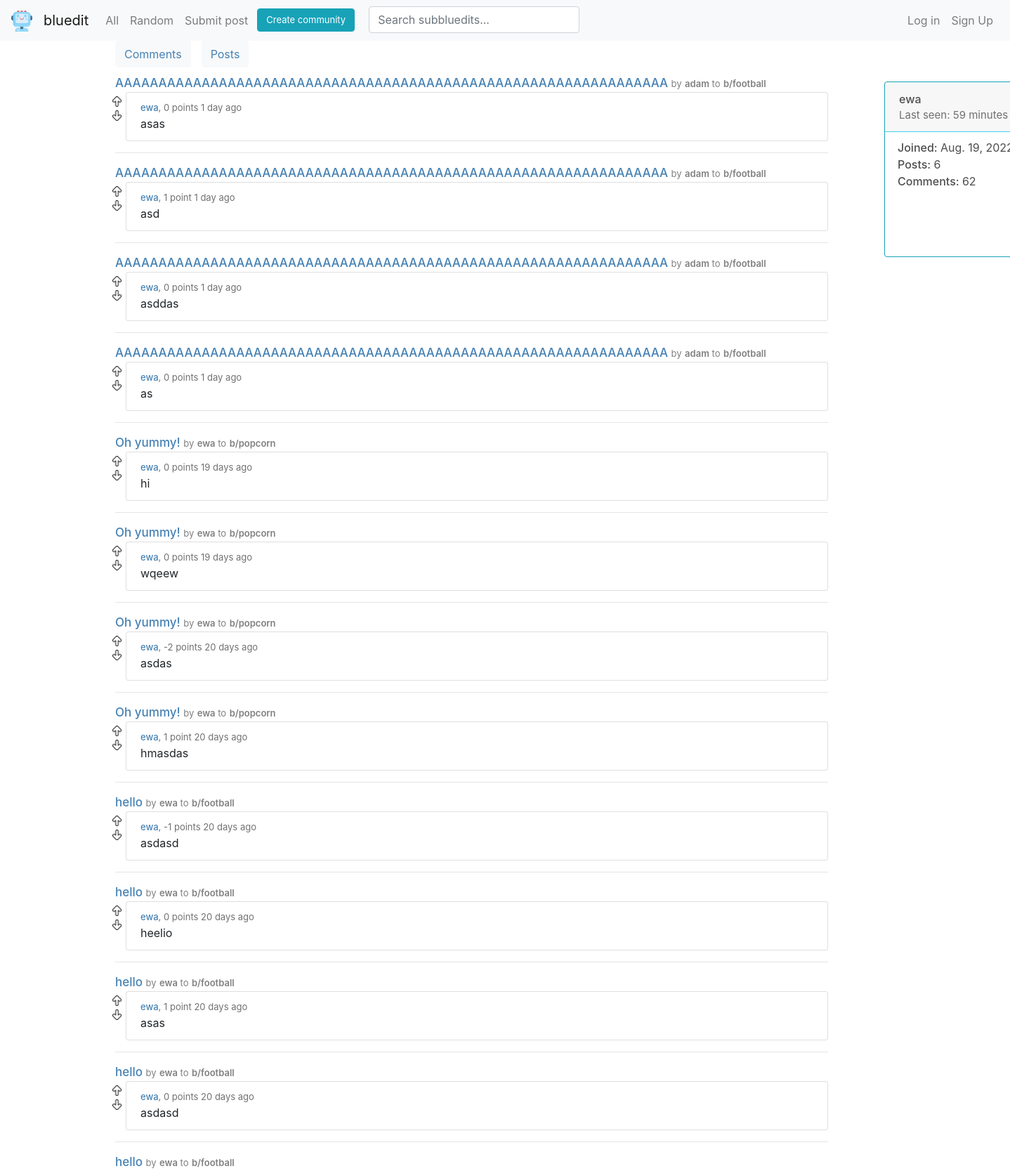
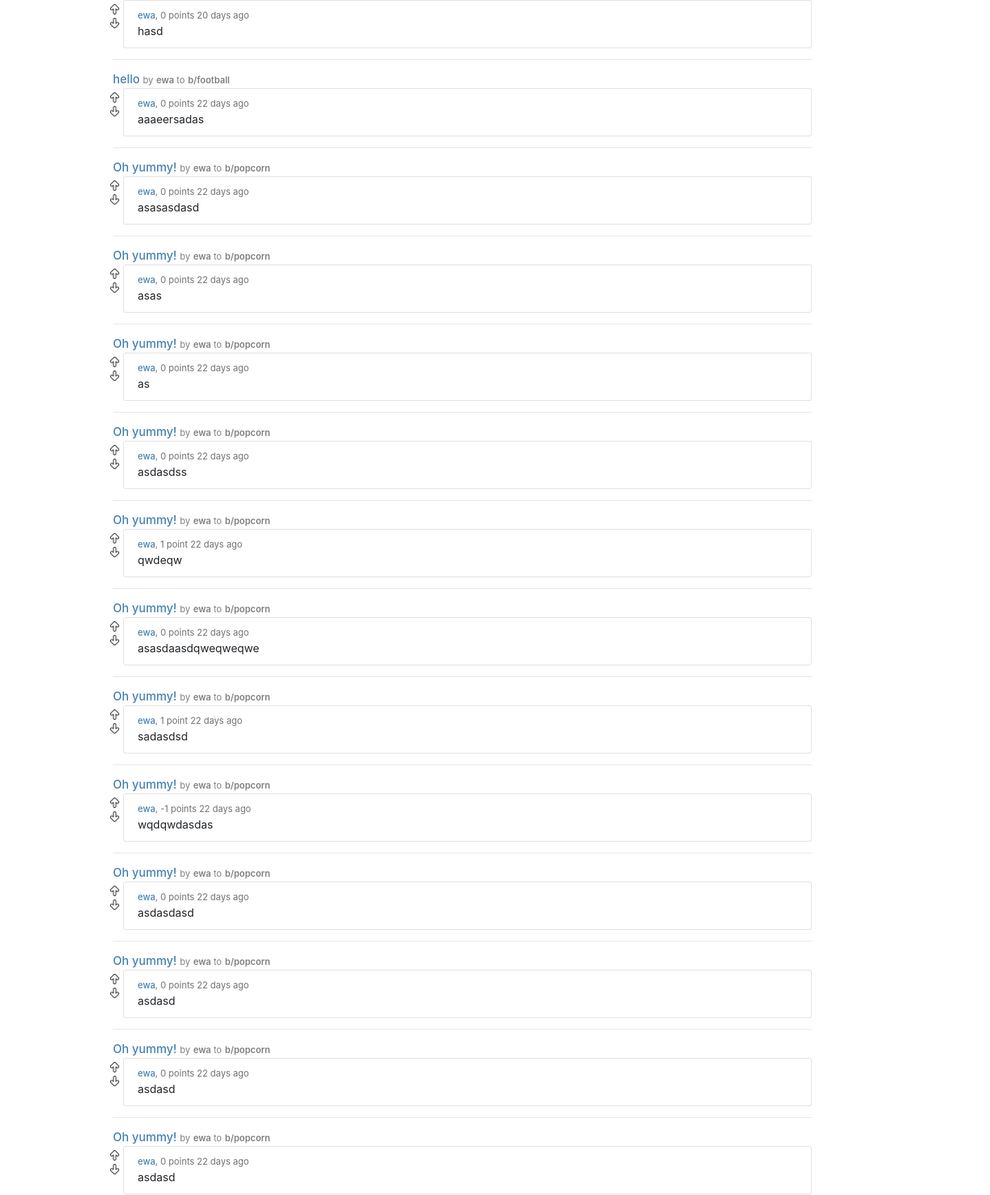
The page /user/ewa (upper part) on the database its author committed (2 pictures, top to bottom).
### bluedit/models.py (models this page shows)
class Comment(models.Model):
    text = models.CharField(max_length=512)
    user = models.ForeignKey(User, on_delete=models.CASCADE, related_name='comments')
    date = models.DateTimeField(auto_now_add=True)
    post = models.ForeignKey(Post, on_delete=models.CASCADE, related_name='comments')
    vote_count = models.IntegerField(default=0)
    parent = models.ForeignKey('self', on_delete=models.CASCADE, related_name='child', null=True, blank=True)
    tree_level = models.IntegerField(default=0, null=True, blank=True)
    class Meta:
        ordering = ['-date']

class Post(models.Model):
    title = models.CharField(max_length=64)
    description = models.CharField(max_length=512, null=True)
    image = models.URLField(null=True)
    date = models.DateTimeField(auto_now_add=True)
    user = models.ForeignKey(User, on_delete=models.CASCADE, related_name='posts')
    subbluedit = models.ForeignKey(Subbluedit, on_delete=models.CASCADE, related_name='posts')
    vote_count = models.IntegerField(default=0)
    class Meta:
        ordering = ['-date']

class User(AbstractUser):
    pass

class Subbluedit(models.Model):
    name = models.CharField(max_length=20, unique=True)
    description = models.CharField(max_length=128)
    user = models.ForeignKey(User, on_delete=models.CASCADE)
    members = models.ManyToManyField(User, default=None, related_name='subs')
    member_count = models.IntegerField(default=0)
    date = models.DateTimeField(auto_now_add=True)
    def __str__(self):
         return self.name

### bluedit/views.py (the view)
# urls.py: path('user/<str:username>', views.user, name='user'),
def user(request, username):
    profile_user = User.objects.get(username=username)
    user_id = request.user.id
    comments = profile_user.comments.all()
    votelist = []
    try:
        user = User.objects.get(pk=user_id)
        for comment in comments:
            if user.votes.filter(comment=comment).exists():
                vote_type = user.votes.get(comment=comment).vote_type
                votelist.append(vote_type)
            else:
                votelist.append(False)
    except User.DoesNotExist:
        for comment in comments:
            votelist.append(False)
    date_time_list = time_passed(comments)
    datelist = date_time_list[0]
    timeunit = date_time_list[1]
    zipped = zip(comments, votelist, datelist, timeunit)
    date = profile_user.date_joined.date()
    post_count = profile_user.posts.all().count()
    comment_count = profile_user.comments.all().count()
    list_of_two = date_to_time(profile_user.last_login)
    time = list_of_two[0]
    unit = list_of_two[1]
    unit.strip()
    return render(request, 'bluedit/user2.html', {
        'comments': comments,
        'profile_user': profile_user,
        'zipped': zipped,
        'date': date,
        'post_count': post_count,
        'comment_count': comment_count,
        'time': time,
        'unit': unit
    })

### bluedit/context_processors.py (called while the page is built)
def sub_list(request):
    try:
        user_id = request.user.id
        user = User.objects.get(pk=user_id)
        sub_list = user.subs.all()
        subs = []
        for sub in sub_list:
            subs.append(sub.name)
            sub_list = subs
    except User.DoesNotExist:
        sub_list = []
    return {
        'sub_list': sub_list
    }

### bluedit/templates/bluedit/user2.html (shortened to what this page needs)
{% extends 'bluedit/layout.html' %}
{% load crispy_forms_tags %}
{% load static %}
{% block body %}
<div class="submit-options">
    <div class="row">
      <button id='submit-option' hx-get="{% url 'user_option' profile_user.username 'comments' %}" hx-target="#submit-form" class="btn btn-light"><span class="submit-options-text">Comments</span></button>
      <button id='submit-option' hx-get="{% url 'user_option' profile_user.username 'posts' %}" hx-target="#submit-form" class="btn btn-light"><span class="submit-options-text"></class>Posts</span></button>
    </div>
</div>
<div class="row flex-nowrap">
  <div class="col-11">
    <div id="submit-form" hx-swap="innerHTML">
        {% for comment, vote_type, date, timeunit in zipped %}
        <a class='title-view' style="font-size: 17px;" href="{% url 'post' comment.post.id %}">{{comment.post.title}}</a> <span style="font-size: 13px; color: grey;" class="comment-text">by</span>
                <a style="font-size: 13px; color: grey; font-weight: 600;" href="{% url 'user' comment.post.user.username %}">{{comment.post.user.username}}</a><span style="font-size: 13px; color: grey;"class="comment-text"> to</span>
                <a style="font-size: 13px; color: grey; font-weight: 600;" href="{% url 'subbluedit' comment.post.subbluedit %}">b/{{comment.post.subbluedit}}</a>
        {% include 'bluedit/blocks/comment-block-no-tree.html' %}
        <hr>
        {% endfor %}
    </div>
  </div>
    {% include 'bluedit/blocks/card-block-user.html' %}
</div>
{% endblock %}

### bluedit/templates/bluedit/blocks/comment-block-no-tree.html (shortened to what this page needs)
{% load static %}
<div id='comment-block-{{comment.id}}' class="row">
    {% if user.is_authenticated %}
    <div hx-target="#comment-block-{{comment.id}}" hx-swap="outerHTML">
        <div class="vote-top" hx-headers='{"X-CSRFToken": "{{ csrf_token }}"}'>
            {% if vote_type == 'up' %}
            <a style='margin-bottom: 20px;' href="#" hx-put="{% url 'vote' 'comment' comment.id 'up' True %}"><img src="{% static 'images/arrow-up-full.png' %}" width="15" height="15" alt=""></a>
            {% else %}
            <a style='margin-bottom: 20px;' href="#" hx-put="{% url 'vote' 'comment' comment.id 'up' True %}"><img src="{% static 'images/arrow-up.png' %}" width="15" height="15" alt=""></a>
            {% endif %}
        </div>
        <div class="vote-bottom" hx-headers='{"X-CSRFToken": "{{ csrf_token }}"}'>
            {% if vote_type == 'down' %}
            <a href="#" hx-put="{% url 'vote' 'comment' comment.id 'down' True %}"><img src="{% static 'images/arrow-down-full.png' %}" width="15" height="15" alt=""></a>
            {% else %}
            <a href="#" hx-put="{% url 'vote' 'comment' comment.id 'down' True %}"><img src="{% static 'images/arrow-down.png' %}" width="15" height="15" alt=""></a>
            {% endif %}
        </div>
    </div>
    {% else %}
    <div>
        <div class="vote-top">
            <a href="{% url 'login' %}"><img src="{% static 'images/arrow-up.png' %}" width="15" height="15" alt=""></a>
        </div>
        <div class="vote-bottom">
            <a href="{% url 'login' %}"><img src="{% static 'images/arrow-down.png' %}" width="15" height="15" alt=""></a>
        </div>
    </div>
    {% endif %}
    <div class="col" style="padding-left: 5px;">
        <ul class="list-group-item" style='list-style: none;'>
            <li class="comment-top"><a id='name' href='{% url "user" comment.user.username %}'>{{comment.user.username}}</a>,
                <span>
                    {% if comment.vote_count == 1 %}
                    {{comment.vote_count}} point
                    {% else %}
                    {{comment.vote_count}} points
                    {% endif %}
                    {% if timeunit == 'second' %}
                     less than a minute ago
                    {% else %}
                    {{date}} {{timeunit}}{% if date != 1 %}s{% endif %} ago
                    {% endif %}
            </span>
            </li>
            <div hx-target="this" hx-swap="innerHTML">
                <li class="comment-text">{{comment.text}}</li>
            </div>
        </ul>
    </div>
</div>

### bluedit/templates/bluedit/blocks/card-block-user.html (shortened to what this page needs)
<div class="col-1">
    <div id='card' class="card border-info" style="max-width: 18rem; margin-left: 50px; height: 250px; width: 350px;">
        <div class="card-header" style="border-color: rgb(71, 209, 233);">
            <span style="font-weight: 500; color: rgb(78, 78, 78);">{{profile_user.username}}</span>
            <div style="font-size: 15px; color:rgb(114, 112, 112);">
                Last seen: {{time}} {{unit}}{% if time != 1 %}s {% endif %}
            </div>
        </div>
        <div class="card-text">
            <div>
                <span style="font-weight: 500;">Joined: </span> {{date}}
            </div>
            <div>
                <span style="font-weight: 500;">Posts: </span> {{post_count}}
            </div>
            <div>
                <span style="font-weight: 500;">Comments:  </span>{{comment_count}}
            </div>
    </div>
</div>

### bluedit/static/bluedit/styles.css (style rules this page uses)
ul, li { list-style: none; }
.title-view { font-size: 22px; color: #4682B4; font-weight: 500; width: 100%; overflow-wrap: anywhere; }
#name { color: #4682B4; font-weight: 500; }
.vote-top { margin-left: 10px; height: 15px; display: block; }
.vote-bottom { margin-top: 5px; margin-left: 10px; height: 15px; display: block; }
.comment-text { font-size: 1rem; font-weight: 400; line-height: 1.5; color: #212529; overflow-wrap: anywhere; }
#submit-option { margin-bottom: 10px; margin-left: 15px; }
.submit-options-text { color:#4682B4; }
.comment-top { color:rgb(114, 112, 112); font-size: 13px; }
.card { height: 400px; display: block; width: 300px; }
#card { margin-top: 10px; height: 400px; }
.card-text { color: rgb(78, 78, 78); margin-left:18px; margin-top: 10px; }

### rows shown on the page
Comment: post "AAAAAAAAAAAAAAAAAAAAAAAAAAAAAAAAAAAAAAAAAAAAAAAAAAAAAAAAAAAAAAAA", post.user.username "adam", post.subbluedit "football", user.username "ewa", vote_count "0", date "1", timeunit "day", text "asas"
Comment: post "AAAAAAAAAAAAAAAAAAAAAAAAAAAAAAAAAAAAAAAAAAAAAAAAAAAAAAAAAAAAAAAA", post.user.username "adam", post.subbluedit "football", user.username "ewa", vote_count "1", date "1", timeunit "day", text "asd"
Comment: post "AAAAAAAAAAAAAAAAAAAAAAAAAAAAAAAAAAAAAAAAAAAAAAAAAAAAAAAAAAAAAAAA", post.user.username "adam", post.subbluedit "football", user.username "ewa", vote_count "0", date "1", timeunit "day", text "asddas"
Comment: post "AAAAAAAAAAAAAAAAAAAAAAAAAAAAAAAAAAAAAAAAAAAAAAAAAAAAAAAAAAAAAAAA", post.user.username "adam", post.subbluedit "football", user.username "ewa", vote_count "0", date "1", timeunit "day", text "as"
Comment: post "Oh yummy!", post.user.username "ewa", post.subbluedit "popcorn", user.username "ewa", vote_count "0", date "19", timeunit "day", text "hi"
Comment: post "Oh yummy!", post.user.username "ewa", post.subbluedit "popcorn", user.username "ewa", vote_count "0", date "19", timeunit "day", text "wqeew"
Comment: post "Oh yummy!", post.user.username "ewa", post.subbluedit "popcorn", user.username "ewa", vote_count "-2", date "20", timeunit "day", text "asdas"
Comment: post "Oh yummy!", post.user.username "ewa", post.subbluedit "popcorn", user.username "ewa", vote_count "1", date "20", timeunit "day", text "hmasdas"
Comment: post "hello", post.user.username "ewa", post.subbluedit "football", user.username "ewa", vote_count "-1", date "20", timeunit "day", text "asdasd"
Comment: post "hello", post.user.username "ewa", post.subbluedit "football", user.username "ewa", vote_count "0", date "20", timeunit "day", text "heelio"
Comment: post "hello", post.user.username "ewa", post.subbluedit "football", user.username "ewa", vote_count "1", date "20", timeunit "day", text "asas"
Comment: post "hello", post.user.username "ewa", post.subbluedit "football", user.username "ewa", vote_count "0", date "20", timeunit "day", text "asdasd"
Comment: post "hello", post.user.username "ewa", post.subbluedit "football", user.username "ewa", vote_count "0", date "20", timeunit "day", text "hasd"
Comment: post "hello", post.user.username "ewa", post.subbluedit "football", user.username "ewa", vote_count "0", date "22", timeunit "day", text "aaaeersadas"
Comment: post "Oh yummy!", post.user.username "ewa", post.subbluedit "popcorn", user.username "ewa", vote_count "0", date "22", timeunit "day", text "asasasdasd"
Comment: post "Oh yummy!", post.user.username "ewa", post.subbluedit "popcorn", user.username "ewa", vote_count "0", date "22", timeunit "day", text "asas"
Comment: post "Oh yummy!", post.user.username "ewa", post.subbluedit "popcorn", user.username "ewa", vote_count "0", date "22", timeunit "day", text "as"
Comment: post "Oh yummy!", post.user.username "ewa", post.subbluedit "popcorn", user.username "ewa", vote_count "0", date "22", timeunit "day", text "asdasdss"
Comment: post "Oh yummy!", post.user.username "ewa", post.subbluedit "popcorn", user.username "ewa", vote_count "1", date "22", timeunit "day", text "qwdeqw"
Comment: post "Oh yummy!", post.user.username "ewa", post.subbluedit "popcorn", user.username "ewa", vote_count "0", date "22", timeunit "day", text "asasdaasdqweqweqwe"
Comment: post "Oh yummy!", post.user.username "ewa", post.subbluedit "popcorn", user.username "ewa", vote_count "1", date "22", timeunit "day", text "sadasdsd"
Comment: post "Oh yummy!", post.user.username "ewa", post.subbluedit "popcorn", user.username "ewa", vote_count "-1", date "22", timeunit "day", text "wqdqwdasdas"
Comment: post "Oh yummy!", post.user.username "ewa", post.subbluedit "popcorn", user.username "ewa", vote_count "0", parent "22", timeunit "day", text "asdasdasd"
Comment: post "Oh yummy!", post.user.username "ewa", post.subbluedit "popcorn", user.username "ewa", vote_count "0", parent "22", timeunit "day", text "asdasd"
Comment: post "Oh yummy!", post.user.username "ewa", post.subbluedit "popcorn", user.username "ewa", vote_count "0", date "22", timeunit "day", text "asdasd"
Comment: post "Oh yummy!", post.user.username "ewa", post.subbluedit "popcorn", user.username "ewa", vote_count "0", date "22", timeunit "day", text "asdasd"
User: username "ewa"

### other values the page prints
{{ time }} "59"
{{ unit }} "minute"
{{ date }} "Aug. 19,…"
{{ post_count }} "6"
{{ comment_count }} "62"
